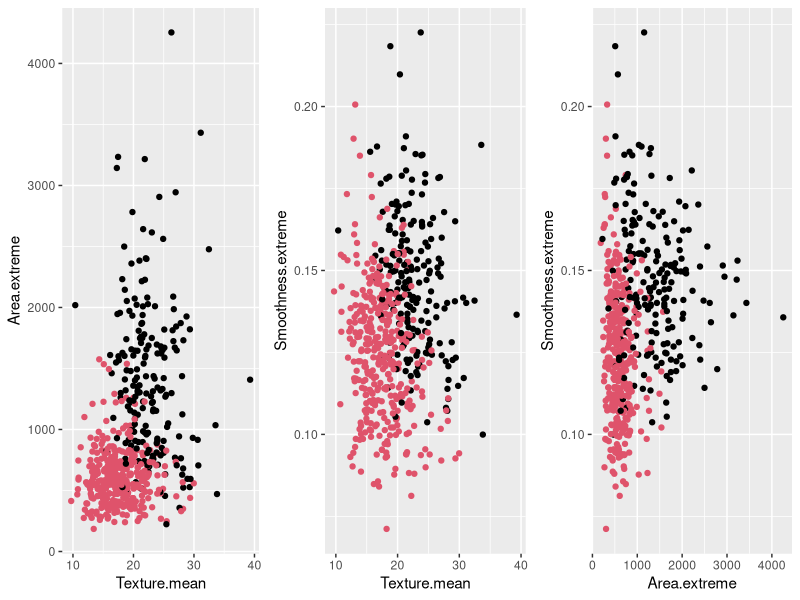

This figure's R source:
############# libraries used ############
# for methods
# for assumption-checking 
# for data organization
library(dplyr)
# for visuals
library(ggplot2)
library(gridExtra)
library(ggdendro)

############# Review data #############
# read in data and review
cancer = read.csv("WI_breastcancer_characteristics.csv")
names(cancer)
dim(cancer)

# measurements only (no diagnosis)
x <- cancer %>%
  select(-ID)
xselect <- cancer %>%
  select(Texture.mean, Area.extreme, Smoothness.extreme)
n = dim(x)[1]
p = dim(x)[2]
pselect = dim(xselect)[2]

# scaling visibly required to allow all measurements to contribute to similarity measure
x.scale = scale(x)
xselect.scale = scale(xselect)


############ fitting non-hierarchical models ############
# K-means with p = 3 measurements
nclust=2  # try 2 and 3 and 4 clusters as well

set.seed(12)
clustA = kmeans(xselect.scale,nclust)$cluster
membclust = clustA

#############  Visuals - scatterplot pairs #############  
pairs12 <- xselect %>%
  ggplot( aes(x=Texture.mean, y=Area.extreme)) +
  geom_point( color=membclust)
pairs13 <- xselect %>%
  ggplot( aes(x=Texture.mean, y=Smoothness.extreme))  +
  geom_point( color=membclust)
pairs23 <- xselect %>%
  ggplot( aes(x=Area.extreme, y=Smoothness.extreme))  +
  geom_point( color=membclust)
grid.arrange(pairs12, pairs13, pairs23, nrow=1)


############# consistency of clusterings with k clusters #############  
#repeat the following a few times

clustA = kmeans(xselect.scale,nclust)$cluster
membclust = clustA
# run the visual commands (above)

clustB = kmeans(xselect.scale,nclust)$cluster
membclust = clustB
# run the visual commands (above)

tablematch <- table(clustA,clustB); tablematch

# if two clusters, just look at diagonals
matchtotal <- sum(apply(tablematch,2,max))
matchtotal/n

############# final non-hierarchical model ############
# K-means with full p = 30 measurements
nclust=2
set.seed(12)
membfull = kmeans(x.scale,nclust)$cluster
membclustNonH = membfull

############# comparing results ############# 
HierResults = read.csv("HierResults.csv")
membclustHier = HierResults$membHier

table(membclustHier,membclustNonH)

# true diagnoses
cancerdiagnosis = read.csv("WI_breastcancer_response.csv")
actualdiagnosis = cancerdiagnosis$Diagnosis

table(actualdiagnosis,membclustHier)
table(actualdiagnosis,membclustNonH)
